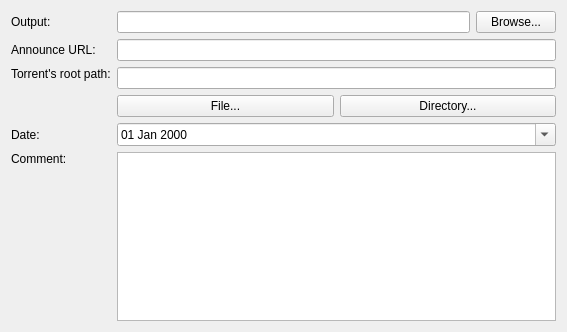
<?xml version="1.0" encoding="UTF-8"?>
<ui version="4.0">
 <class>NewTorrentFirstStep</class>
 <widget class="QWidget" name="NewTorrentFirstStep">
  <property name="geometry">
   <rect>
    <x>0</x>
    <y>0</y>
    <width>567</width>
    <height>332</height>
   </rect>
  </property>
  <property name="windowTitle">
   <string>Main parameters</string>
  </property>
  <property name="windowIcon">
   <iconset resource="resources.qrc">
    <normaloff>:/resources/images/bittorrent.svg</normaloff>:/resources/images/bittorrent.svg</iconset>
  </property>
  <layout class="QGridLayout" name="gridLayout">
   <item row="0" column="0">
    <widget class="QLabel" name="label_4">
     <property name="text">
      <string>Output:</string>
     </property>
    </widget>
   </item>
   <item row="0" column="1">
    <layout class="QHBoxLayout">
     <item>
      <widget class="QLineEdit" name="Output_"/>
     </item>
     <item>
      <widget class="QPushButton" name="BrowseOutput_">
       <property name="text">
        <string>Browse...</string>
       </property>
      </widget>
     </item>
    </layout>
   </item>
   <item row="1" column="0">
    <widget class="QLabel" name="label_2">
     <property name="text">
      <string>Announce URL:</string>
     </property>
    </widget>
   </item>
   <item row="1" column="1">
    <widget class="QLineEdit" name="AnnounceURL_"/>
   </item>
   <item row="2" column="0">
    <widget class="QLabel" name="label_6">
     <property name="text">
      <string>Torrent's root path:</string>
     </property>
     <property name="alignment">
      <set>Qt::AlignLeading|Qt::AlignLeft|Qt::AlignTop</set>
     </property>
    </widget>
   </item>
   <item row="2" column="1">
    <layout class="QVBoxLayout" name="verticalLayout">
     <item>
      <widget class="QLineEdit" name="RootPath_"/>
     </item>
     <item>
      <layout class="QHBoxLayout" name="horizontalLayout">
       <item>
        <widget class="QPushButton" name="BrowseFile_">
         <property name="text">
          <string>File...</string>
         </property>
        </widget>
       </item>
       <item>
        <widget class="QPushButton" name="BrowseDirectory_">
         <property name="text">
          <string>Directory...</string>
         </property>
        </widget>
       </item>
      </layout>
     </item>
    </layout>
   </item>
   <item row="3" column="0">
    <widget class="QLabel" name="label_5">
     <property name="text">
      <string>Date:</string>
     </property>
    </widget>
   </item>
   <item row="3" column="1">
    <widget class="QDateEdit" name="Date_">
     <property name="displayFormat">
      <string>dd MMM yyyy</string>
     </property>
     <property name="calendarPopup">
      <bool>true</bool>
     </property>
    </widget>
   </item>
   <item row="4" column="0">
    <widget class="QLabel" name="label_3">
     <property name="text">
      <string>Comment:</string>
     </property>
     <property name="alignment">
      <set>Qt::AlignLeading|Qt::AlignLeft|Qt::AlignTop</set>
     </property>
    </widget>
   </item>
   <item row="4" column="1" rowspan="2">
    <widget class="QTextEdit" name="Comment_"/>
   </item>
  </layout>
  <zorder>label_4</zorder>
  <zorder>label_2</zorder>
  <zorder>AnnounceURL_</zorder>
  <zorder>label_6</zorder>
  <zorder>label_5</zorder>
  <zorder>Date_</zorder>
  <zorder>label_3</zorder>
  <zorder>Comment_</zorder>
  <zorder>RootPath_</zorder>
 </widget>
 <resources>
  <include location="resources.qrc"/>
 </resources>
 <connections/>
</ui>
